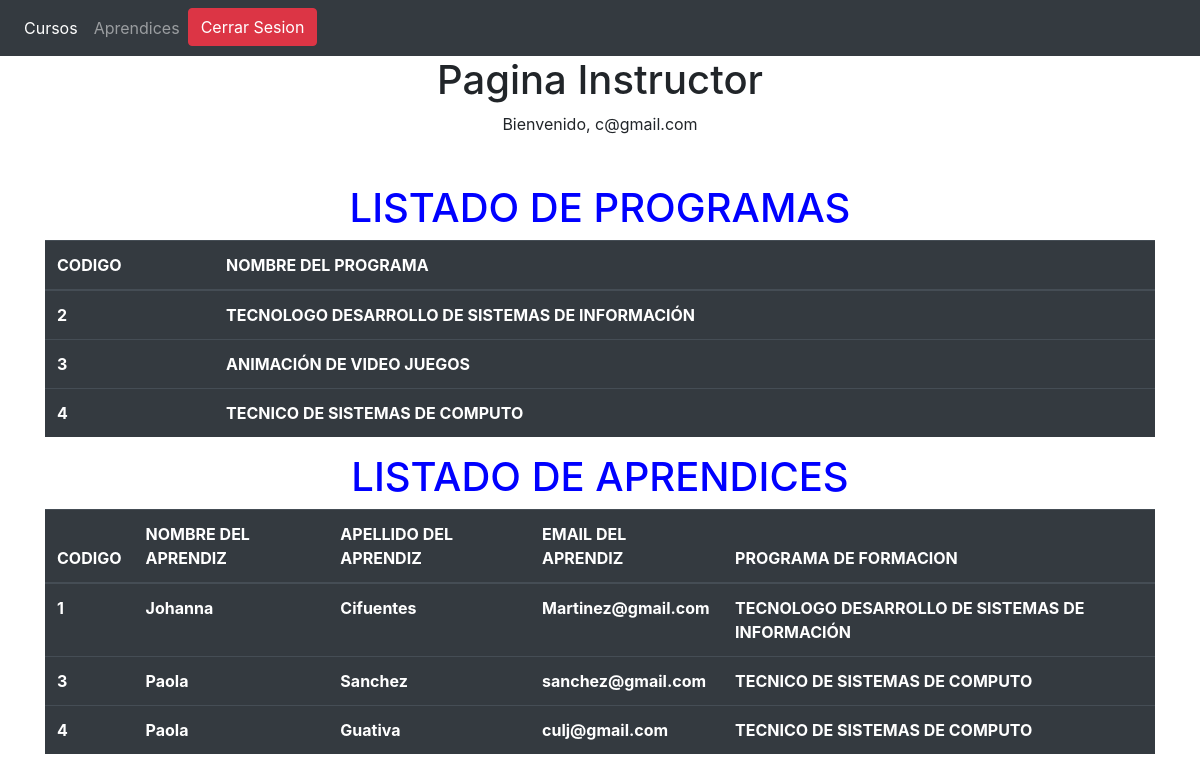
The app's page /PInstructor.php (signed in) with its own data.
### tables this page shows
CREATE TABLE `programa` (
  `Codigo` int(11) NOT NULL,
  `NombreP` varchar(50) DEFAULT NULL
);

CREATE TABLE `aprendices` (
  `CodigoA` int(11) NOT NULL,
  `NombreA` varchar(60) DEFAULT NULL,
  `ApellidoA` varchar(60) DEFAULT NULL,
  `EmailA` varchar(70) DEFAULT NULL,
  `CodigoProg` int(11) DEFAULT NULL
);

### PInstructor.php (the view, shortened to what this page needs)
<!DOCTYPE html>
<html>
    <head>
  <link rel="stylesheet" href="https://cdn.jsdelivr.net/npm/bootstrap@4.6.1/dist/css/bootstrap.min.css">
    </head>
    <body>
<nav nav class="navbar navbar-expand-sm bg-dark navbar-dark"">
  <ul class="navbar-nav">
    <li class="nav-item active">
        <a class="nav-link" href="Fcurso.php">Cursos</a>
    </li>
    <li class="nav-item">
        <a class="nav-link" href="FAprendiz.php">Aprendices</a>
    </li>
    <li class="nav-item">
         <a href="cerrar_sesion.php"><button class="btn btn-danger text-left"><span class="glyphicon glyphicon-remove" aria-hidden="true"></span> Cerrar Sesion</button></a>
    </li>
</nav>
       <center>
                   <h1>Pagina Instructor</h1></center>
                                    <center>	Bienvenido,
				<?php
						echo $_SESSION['instructor_login'];
				?>
                                    </center>
                                         <br>
        <br>
        <div class="container">
 <h1 style="color:blue;text-align:center;">LISTADO DE PROGRAMAS</h1>
  <table class="table table-dark">
    <thead>
      <tr>
        <th>CODIGO</th>
        <th>NOMBRE DEL PROGRAMA</th>
      </tr>
    </thead>
    <tbody>
      <?php
      $Conexion = mysqli_connect("localhost","root","","gestionsena2022") or
                  die("Problemas con la conexion");
      $Resultado = mysqli_query($Conexion,"SELECT * FROM programa")or die("Problemas al consultar la tabla".mysqli_error($Conexion));
          while($registro=mysqli_fetch_array($Resultado)){
      ?>
        <tr>
          <th><?php echo $registro['Codigo'];?></th>
          <th><?php echo $registro['NombreP'];?></th>
        </tr>
    <?php } ?>
    </tbody>
  </table>
</div>
        <div class="container">
 <h1 style="color:blue;text-align:center;">LISTADO DE APRENDICES</h1>
  <table class="table table-dark">
    <thead>
      <tr>
        <th>CODIGO</th>
        <th>NOMBRE DEL APRENDIZ</th>
           <th>APELLIDO DEL APRENDIZ</th>
              <th>EMAIL DEL APRENDIZ</th>
                 <th>PROGRAMA DE FORMACION</th>
      </tr>
    </thead>
    <tbody>
     <?php
      $Conexion = mysqli_connect("localhost","root","","gestionsena2022") or die("Problemas con la conexion");
      $consulta = mysqli_query($Conexion,"SELECT apre.CodigoA as Codigo,NombreA,ApellidoA,EmailA,CodigoProg,NombreP FROM aprendices as apre inner join programa as pro on pro.Codigo=apre.CodigoProg")or die("problemas al  consultar tabla".mysqli_error($Conexion));
      while($registro=mysqli_fetch_array($consulta)){
        ?>
        <tr>
          <th><?php echo $registro['Codigo'] ;?></th>
          <th><?php echo $registro['NombreA'];?></th>
          <th><?php echo $registro['ApellidoA'];?></th>
          <th><?php echo $registro['EmailA'];?></th>
          <th><?php echo $registro['NombreP'];?></th>
        </tr>
      <?php } ?>
    </tbody>
  </table>
</div>
    </body>
</html>

### records on screen
programa: Codigo "2", NombreP "TECNOLOGO DESARROLLO DE SISTEMAS DE INFORMACIÓN"
programa: Codigo "3", NombreP "ANIMACIÓN DE VIDEO JUEGOS"
programa: Codigo "4", NombreP "TECNICO DE SISTEMAS DE COMPUTO"
aprendices: CodigoA "1", NombreA "Johanna", ApellidoA "Cifuentes", EmailA "Martinez@gmail.com", CodigoProg.NombreP "TECNOLOGO DESARROLLO DE SISTEMAS DE INFORMACIÓN"
aprendices: CodigoA "3", NombreA "Paola", ApellidoA "Sanchez", EmailA "sanchez@gmail.com", CodigoProg.NombreP "TECNICO DE SISTEMAS DE COMPUTO"
aprendices: CodigoA "4", NombreA "Paola", ApellidoA "Guativa", EmailA "culj@gmail.com", CodigoProg.NombreP "TECNICO DE SISTEMAS DE COMPUTO"

### other values on screen
$_SESSION['instructor_login'] "c@gmail.com"
